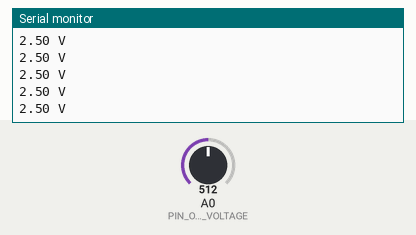
Simulated run of this sketch. Board: Arduino Uno, built with avr-gcc and run on an emulated ATmega328P. On the bench: the last lines printed to the serial monitor. Inputs (shaded band) come from the test bench; at power-on: A0 (PIN_OUTPUT_VOLTAGE) = 512.

Above: at 1.2 s.
1.3 s: A0 (PIN_OUTPUT_VOLTAGE) set to 716
At 1.56 s:
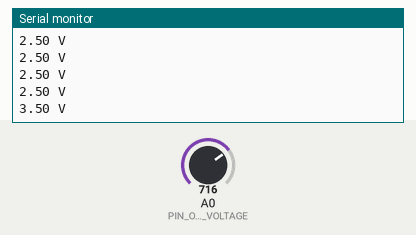
2.8 s: A0 (PIN_OUTPUT_VOLTAGE) set to 900
At 2.96 s:
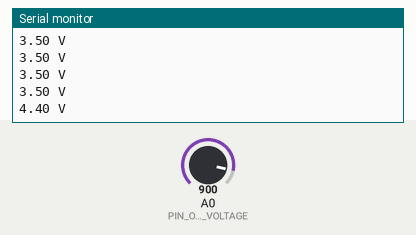
Timing chart, 0 to 5.8 s (numbered marks = the images above; inputs shaded):
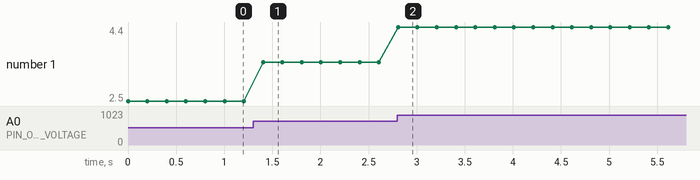

The sketch:

potentiometer.ino
```cpp
int PIN_OUTPUT_VOLTAGE = A0;
float outputVoltage;

void setup() {
  pinMode(PIN_OUTPUT_VOLTAGE, INPUT);
  Serial.begin(9600);
}

void loop() {
  int rawValue = analogRead(PIN_OUTPUT_VOLTAGE);  // value between 0 and 1023
  outputVoltage = (rawValue * 5.0) / 1023.0;      // convert to voltage (0–5 V)
  Serial.print(outputVoltage);                    // print voltage in 0–5 V range
  Serial.println(" V");
  delay(200);
}
```

Measured:
- after the input at 1.3 s, the serial monitor: prints a new line after 0.10 s (image 1)
- after the input at 2.8 s, the serial monitor: prints a new line at once (image 2)
- plotted number 1: 2.5 → 3.5 after the input at 1.3 s, 3.5 → 4.4 after the input at 2.8 s
